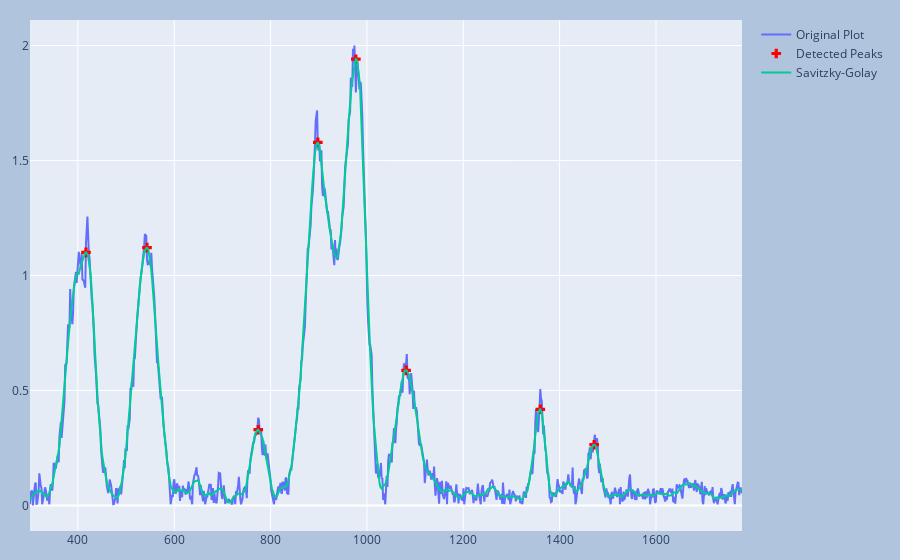

The cell this chart's notebook holds for it:
### Markdown cell above
### Обработка спектра с помощью сглаживания

### Code cell
import plotly.graph_objects as go
import pandas as pd
from scipy.signal import find_peaks

def get_picks(y, x, filter_width=25, pol_degree=2, distance=40, height=0.1, width=10, visualize=False):
    
    indices = find_peaks(savgol_filter(y, filter_width, pol_degree), 
                         distance=distance, 
                         height=height,
                         width=width,
    #                      plateau_size=[1,30]
                        )
    indices = indices[0]
    
    if visualize:
        fig = go.Figure()
        # fig.figsize = (17, 10)
        fig.update_layout(
            margin=dict(l=30, r=30, t=20, b=20),
            paper_bgcolor="LightSteelBlue"
        )
        fig.add_trace(
            go.Scatter(
                y=y,
                x=x,
                name='Original Plot'
            )
        )

        fig.add_trace(go.Scatter(
            x=x[indices],
            y=[savgol_filter(y, filter_width, pol_degree)[j] for j in indices],
        #     y=[data_fg.values[:, 1:-1][-1][j] for j in indices],
            mode='markers',
            marker=dict(
                size=8,
                color='red',
                symbol='cross'
            ),
            name='Detected Peaks'
        ))


        fig.add_trace(go.Scatter(
        #     x=data_fg.values[:, 1:-1][-1],
            y=savgol_filter(y, filter_width, pol_degree),
            x=x,
        #     mode='markers',
        #     marker=dict(
        #         size=6,
        #         color='mediumpurple',
        #         symbol='triangle-up'
        #     ),
            name='Savitzky-Golay'
        ))

        fig.show()
    return x[indices]

get_picks(
    y=X[572].reshape(-1), 
    x=data_fg.columns[1:-1].astype('float'),
    visualize=True, 
    height=0.15,
    width=5,
    distance=20
)
# get_picks(
#     y=data_fg.values[:, 1:-1][200], 
#     x=data_fg.columns[1:-1].astype('float'),
#     visualize=True
# )

### Figure 1 — Plotly figure (JSON) as saved in the notebook; plotly's stock layout.template omitted (floating-point values rounded to 4 significant figures; data arrays with more than 128 entries replaced by an {"elided": "..."} marker saying what was removed)
{"data": [{"name": "Original Plot", "type": "scatter", "x": {"elided": "993 float values"}, "y": {"elided": "994 float values"}}, {"marker": {"color": "red", "size": 8, "symbol": "cross"}, "mode": "markers", "name": "Detected Peaks", "type": "scatter", "x": [1472.0, 1360.0, 1081.0, 977.0, 898.1, 774.4, 543.5, 416.9], "y": [0.2641, 0.4182, 0.5873, 1.941, 1.579, 0.3294, 1.121, 1.101]}, {"name": "Savitzky-Golay", "type": "scatter", "x": {"elided": "993 float values"}, "y": {"elided": "994 float values"}}], "layout": {"margin": {"b": 20, "l": 30, "r": 30, "t": 20}, "paper_bgcolor": "LightSteelBlue"}}
